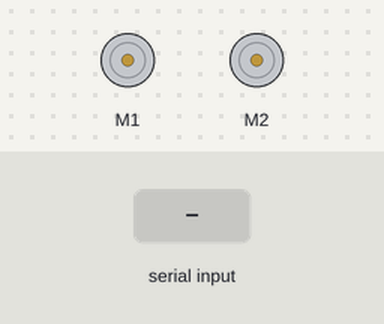
Recording of a sketch running on a simulated Arduino Uno, built with avr-gcc and run on an emulated ATmega328P. On the bench: 2 × DC motor (green arrow = forward, orange = backward, longer = faster). The inputs (shaded band) are chosen by the test bench.

Above: at 1.2 s.
1.3 s: "F" received over the second serial link
At 2.3 s:
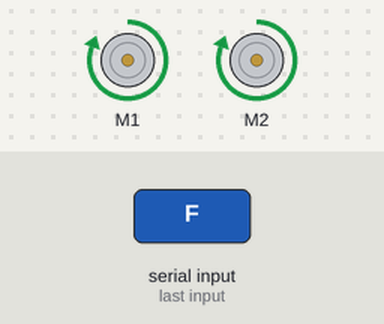
2.8 s: "B" received over the second serial link
At 3.5 s:
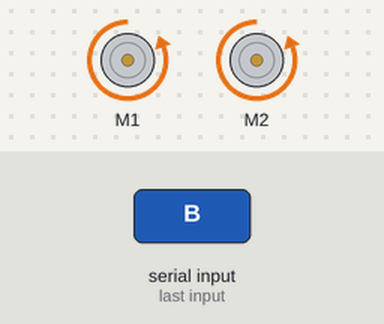
4.3 s: "L" received over the second serial link
At 4.6 s:
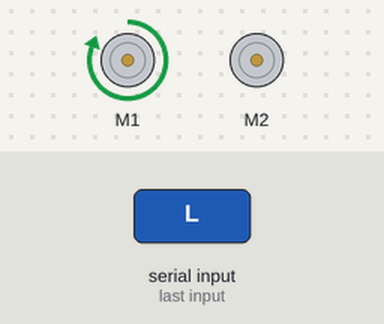
5.8 s: "R" received over the second serial link
At 7.0 s:
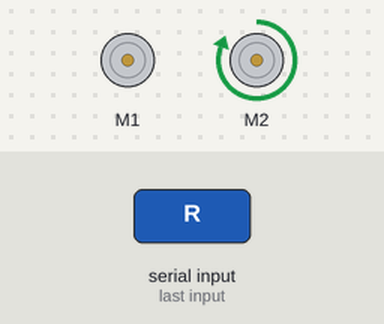
7.3 s: "S" received over the second serial link
At 8.1 s:
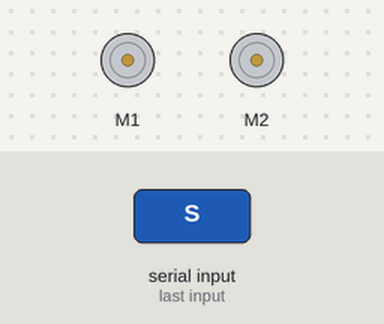
Timing chart, 0 to 9.8 s (numbered marks = the images above; inputs shaded):
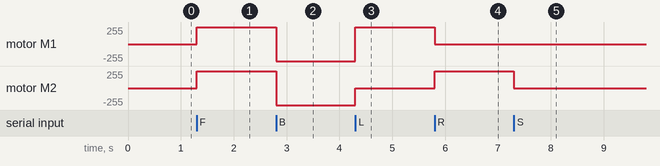

The sketch:

esp32code.ino
```cpp
#include <AFMotor.h>
#include <SoftwareSerial.h>

AF_DCMotor motor1(1);
AF_DCMotor motor2(2);
SoftwareSerial bluetoothSerial(9, 10); // RX, TX pins for the Bluetooth module

void setup() {
  bluetoothSerial.begin(9600); // Start Bluetooth serial communication
  motor1.setSpeed(255); // Set the maximum speed for Motor 1
  motor2.setSpeed(255); // Set the maximum speed for Motor 2
}

void loop() {
  if (bluetoothSerial.available()) { // Check if there's data available from the Bluetooth module
    char command = bluetoothSerial.read(); // Read the incoming command

    if (command == 'F') { // move forward (both motors rotate in forward direction)
      motor1.run(FORWARD);
      motor2.run(FORWARD);
    }
    else if (command == 'B') { // move reverse (both motors rotate in reverse direction)
      motor1.run(BACKWARD);
      motor2.run(BACKWARD);
    }
    else if (command == 'L') { // turn right (left motor rotates in forward direction, right motor doesn't rotate)
      motor1.run(FORWARD);
      motor2.run(RELEASE);
    }
    else if (command == 'R') { // turn left (right motor rotates in forward direction, left motor doesn't rotate)
      motor1.run(RELEASE);
      motor2.run(FORWARD);
    }
    else if (command == 'S') { // STOP (both motors stop)
      motor1.run(RELEASE);
      motor2.run(RELEASE);
    }
  }
}
```

Measured:
- after the input at 1.3 s, motor M1, motor M2: stopped → forward 255/255 at once
- after the input at 2.8 s, motor M1, motor M2: forward 255/255 → backward 255/255 at once
- after the input at 4.3 s, motor M1: backward 255/255 → forward 255/255 at once; motor M2: backward 255/255 → stopped at once
- after the input at 5.8 s, motor M1: forward 255/255 → stopped at once; motor M2: stopped → forward 255/255 at once
- after the input at 7.3 s, motor M2: forward 255/255 → stopped at once
